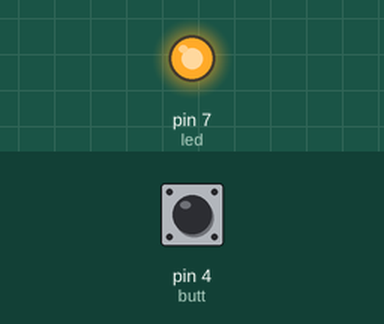
Recording of a sketch running on a simulated Arduino Uno, built with avr-gcc and run on an emulated ATmega328P. Shown: output pins drawn as LEDs (lit = HIGH). The test bench sets the inputs (shaded band); at power-on: pin 4 (butt) HIGH.

Above: at 1.2 s.
1.3 s: pin 4 (butt) pulled LOW for 0.15 s
At 2.6 s:
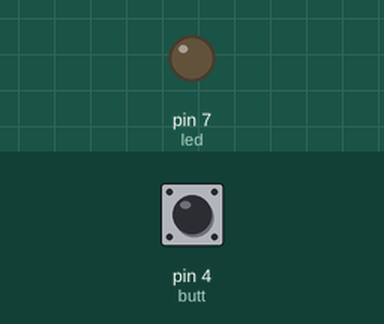
2.9 s: pin 4 (butt) pulled LOW for 1 s
At 5.1 s:
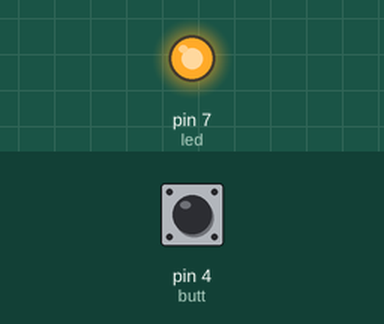
5.4 s: pin 4 (butt) pulled LOW for 3.2 s
At 9.9 s:
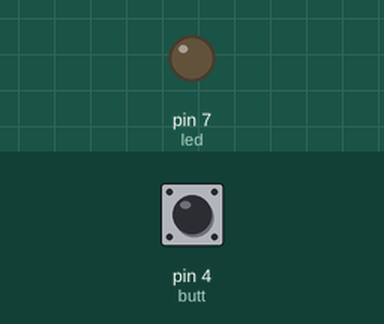
Timing chart, 0 to 11.4 s (numbered marks = the images above; inputs shaded):
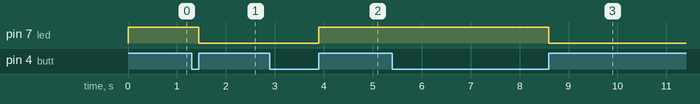

The sketch:

LED_Toggle.ino
```cpp
int butt = 4;
int led = 7;
int flag = false;

void setup() {
  // put your setup code here, to run once:
  pinMode(butt, INPUT_PULLUP);
  pinMode(led, OUTPUT);
}

void loop(){
  // put your main code here, to run repeatedly:
    if(digitalRead(butt) == true){
      flagset();
    }

}

void flagset(){
   flag = !flag;
   digitalWrite(led,flag);

   while(digitalRead(butt) == true){
    delay(75);
   }
}
```

Measured:
- after the input at 1.3 s, pin 7 (led): HIGH → LOW after 0.15 s
- after the input at 2.9 s, pin 7 (led): LOW → HIGH after 1.0 s
- after the input at 5.4 s, pin 7 (led): HIGH → LOW after 3.2 s
